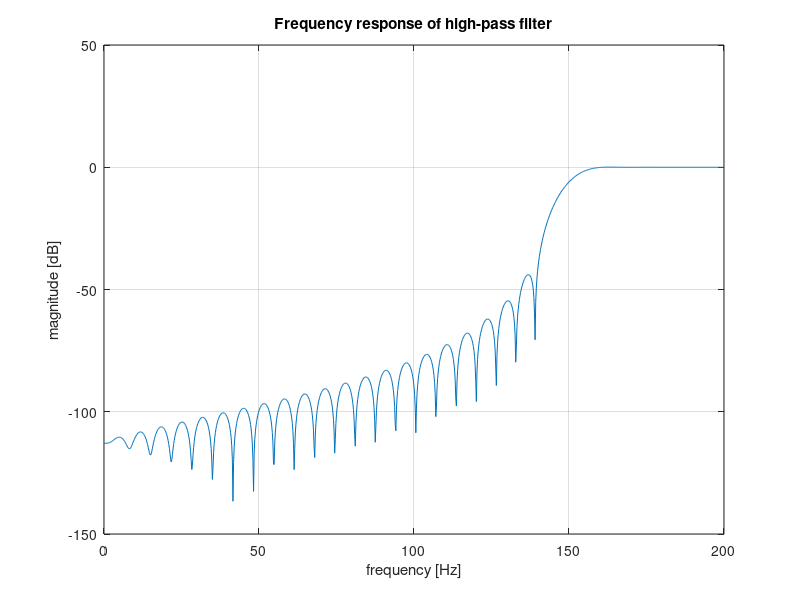

Reproduce this figure in MATLAB. (Note: this script raises an error after producing the figure.)
close all
clear
clc

Fs = 400;

% high pass
Fp_hp = 160;
Wp_hp = Fp_hp * 2 * pi / Fs;
Fs_hp = 140;
Ws_hp = Fs_hp * 2 * pi / Fs;
As_hp = 40;

B_hp = (Wp_hp - Ws_hp);

Wc_hp = (Wp_hp + Ws_hp) / 2;
Fc_norm_hp = Wc_hp / (2 * pi);
Fc_hp = Fc_norm_hp * Fs;

N_hp = ceil((6.2 * pi) / B_hp);

n_hp = 0 : N_hp - 1;
window_hp = 0.5 - 0.5 * cos(2 * pi * n_hp / (N_hp-1));

M_hp = ceil((N_hp-1)/2);

delta_hp = zeros(1, N_hp);
delta_hp(M_hp+1) = 1;

h_id_hp = delta_hp - 2 * Fc_norm_hp * sinc(2 * Fc_norm_hp * (n_hp - M_hp));

h_hp = window_hp .* h_id_hp;

[H_hp, f_hp] = freqz(h_hp, 1, 1024, Fs);

figure
plot(f_hp, 20*log10(abs(H_hp)))
title("Frequency response of high-pass filter")
xlabel("frequency [Hz]")
ylabel("magnitude [dB]")
grid on
xline([Fp_hp Fs_hp], ':k', LineWidth=1.6)
xline(Fc_hp, '--r')


% band pass
Fp_bp = [66 94];
Wp_bp = Fp_bp * 2 * pi / Fs;
Fs_bp = [54 106];
Ws_bp = Fs_bp * 2 * pi / Fs;
As_bp = 50;

B_bp = (Wp_bp(1) - Ws_bp(1));

Wc_bp = (Wp_bp + Ws_bp) / 2;
Fc_norm_bp = Wc_bp / (2 * pi);
Fc_bp = Fc_norm_bp * Fs;

N_bp = ceil((6.6 * pi) / B_bp);

n_bp = 0 : N_bp - 1;
window_bp = 0.54 - 0.46 * cos(2 * pi * n_bp / (N_bp-1));

M_bp = ceil((N_bp-1)/2);

h_id_bp = 2 * Fc_norm_bp(2) * sinc(2 * Fc_norm_bp(2) * (n_bp - M_bp)) - 2 * Fc_norm_bp(1) * sinc(2 * Fc_norm_bp(1) * (n_bp - M_bp));

h_bp = window_bp .* h_id_bp;

[H_bp, f_bp] = freqz(h_bp, 1, 1024, Fs);

figure
plot(f_bp, 20*log10(abs(H_bp)))
title("Frequency response of band-pass filter")
xlabel("frequency [Hz]")
ylabel("magnitude [dB]")
grid on
xline([Fp_bp Fs_bp], ':k', LineWidth=1.6)
xline(Fc_bp, '--r')

% stop band
Fp_sb = [102 158];
Wp_sb = Fp_sb * 2 * pi / Fs;
Fs_sb = [118 142];
Ws_sb = Fs_sb * 2 * pi / Fs;
As_sb = 70;

B_sb = (Ws_sb(1) - Wp_sb(1));

Wc_sb = (Wp_sb + Ws_sb) / 2;
Fc_norm_sb = Wc_sb / (2 * pi);
Fc_sb = Fc_norm_sb * Fs;

N_sb = ceil((11 * pi) / B_sb);

n_sb = 0 : N_sb - 1;
window_sb = 0.42 - 0.5 * cos(2 * pi * n_sb / (N_sb-1)) + 0.08 .* cos(4 * pi * n_sb / (N_sb-1));

M_sb = ceil((N_sb-1)/2);

delta_sb = zeros(1, N_sb);
delta_sb(M_sb+1) = 1;

h_id_sb = delta_sb - ((2 * Fc_norm_sb(2) * sinc(2 * Fc_norm_sb(2) * (n_sb - M_sb)) - 2 * Fc_norm_sb(1) * sinc(2 * Fc_norm_sb(1) * (n_sb - M_sb))));

h_sb = window_sb .* h_id_sb;

[H_sb, f_sb] = freqz(h_sb, 1, 1024, Fs);

figure
plot(f_sb, 20*log10(abs(H_sb)))
title("Frequency response of band-stop filter")
xlabel("frequency [Hz]")
ylabel("magnitude [dB]")
grid on
xline([Fp_sb Fs_sb], ':k', LineWidth=1.6)
xline(Fc_sb, '--r')


